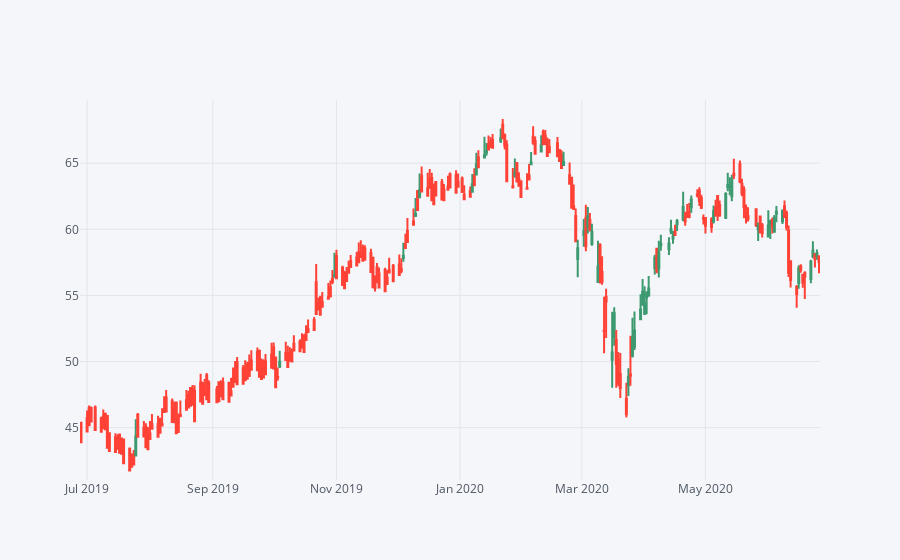

The cell this chart's notebook holds for it:
### Code cell
# candle plot
BMY[['Open', 'High', 'Low', 'Adj Close']].iplot(kind='candle')

### Figure 1 — Plotly figure (JSON) as saved in the notebook; plotly's stock layout.template omitted (floating-point values rounded to 4 significant figures; data arrays with more than 128 entries replaced by an {"elided": "..."} marker saying what was removed)
{"data": [{"close": {"elided": "252 float values"}, "high": {"elided": "252 float values"}, "low": {"elided": "252 float values"}, "open": {"elided": "252 float values"}, "showlegend": false, "type": "candlestick", "x": {"elided": "252 str values"}, "yaxis": "y2"}], "layout": {"legend": {"bgcolor": "#F5F6F9", "font": {"color": "#4D5663"}}, "paper_bgcolor": "#F5F6F9", "plot_bgcolor": "#F5F6F9", "title": {"font": {"color": "#4D5663"}}, "xaxis": {"gridcolor": "#E1E5ED", "rangeslider": {"visible": false}, "showgrid": true, "tickfont": {"color": "#4D5663"}, "title": {"font": {"color": "#4D5663"}, "text": ""}, "zerolinecolor": "#E1E5ED"}, "yaxis": {"gridcolor": "#E1E5ED", "showgrid": true, "showticklabels": false, "tickfont": {"color": "#4D5663"}, "title": {"font": {"color": "#4D5663"}, "text": ""}, "zerolinecolor": "#E1E5ED"}, "yaxis2": {"gridcolor": "#E1E5ED", "showgrid": true, "tickfont": {"color": "#4D5663"}, "title": {"font": {"color": "#4D5663"}, "text": ""}, "zerolinecolor": "#E1E5ED"}}}
